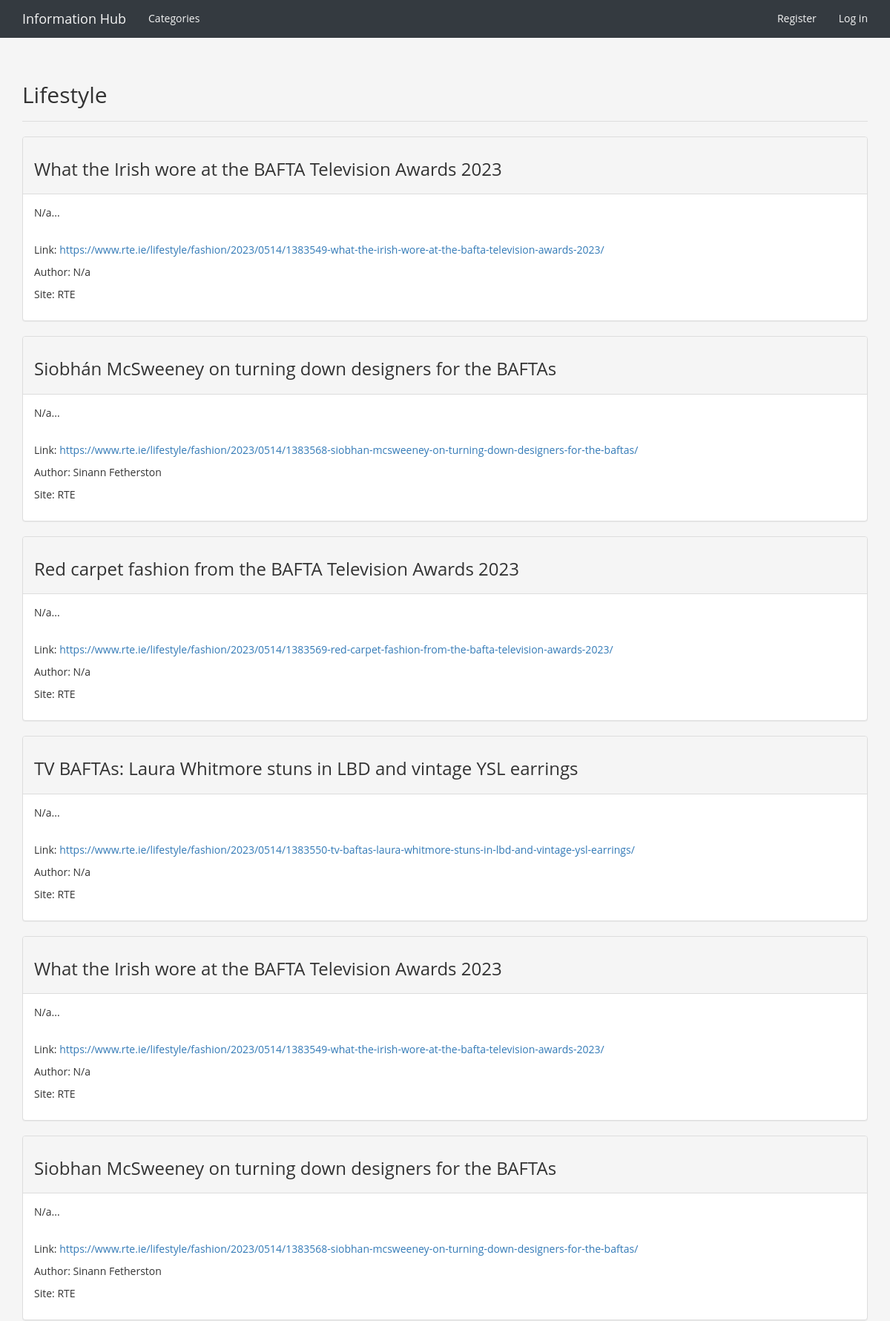
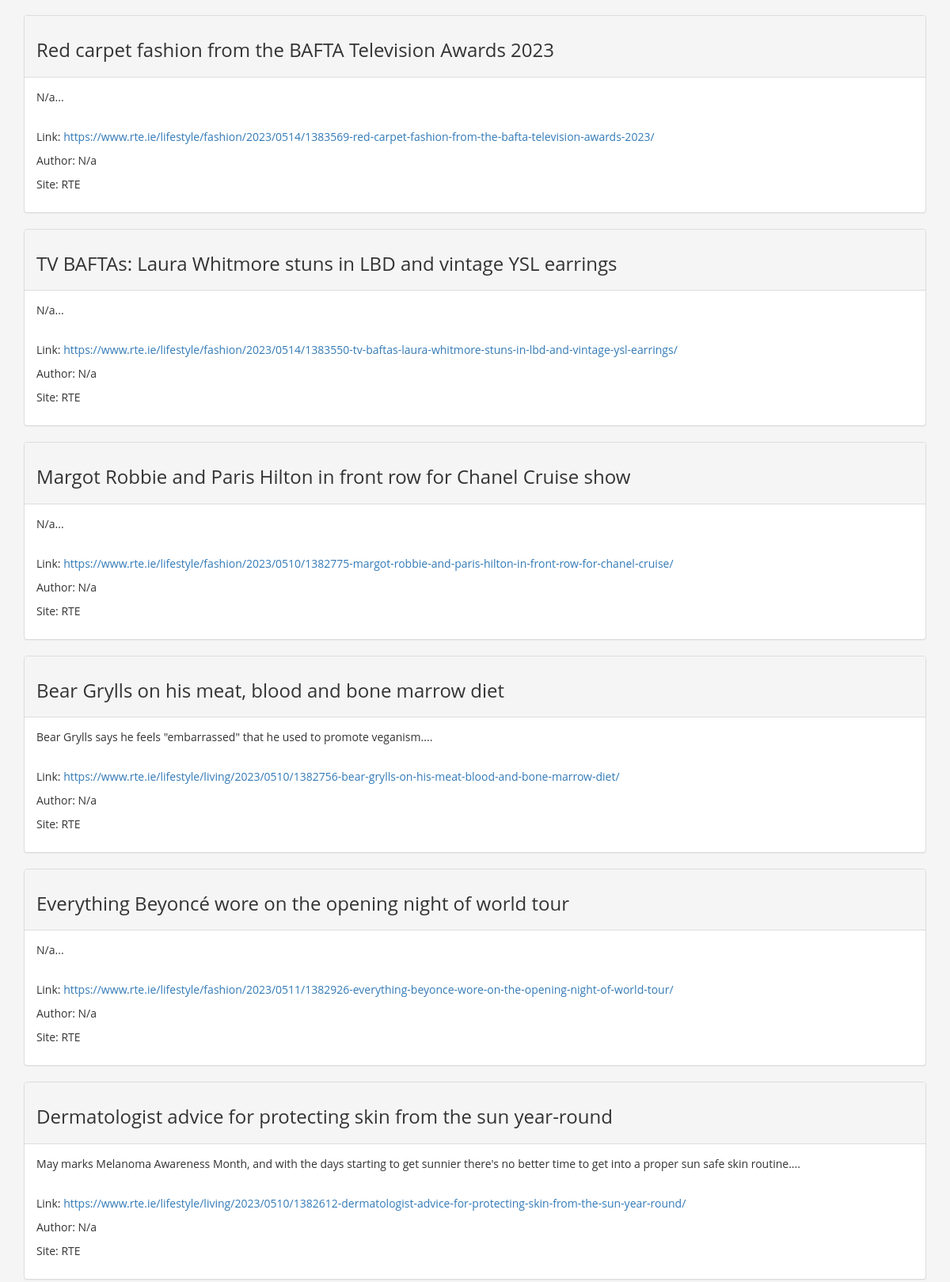
Screenshot of /categories/4/ (upper part) with the database file from the repository (2 pictures, top to bottom).
### info_hubs/models.py (models this page shows, shortened)
class Category(models.Model):
    text = models.CharField(max_length=200)
    date_added = models.DateTimeField(auto_now_add=True)
    class Meta:
        verbose_name_plural = 'categories'
    def __str__(self):
        return self.text

class Article(models.Model):
    category = models.ForeignKey(
        Category,
        on_delete=models.CASCADE
    )
    text = models.TextField()
    date_added = models.DateTimeField(auto_now_add=True)
    class Meta:
        verbose_name_plural = 'articles'
    def __str__(self):
        return self.text

### info_hubs/views.py (the view)
# urls.py: re_path('^categories/(?P<category_id>\d+)/$', views.category, name='category'),
def category(request, category_id):
    category = Category.objects.get(id=category_id)
    articles = category.article_set.order_by('-date_added')
    for article in articles:
        soup = BeautifulSoup(article.text, 'html.parser')
        headline = soup.find('h3')
        image = soup.find('a href')
        if headline:
            article.headline = headline.text
            article.text = str(soup).replace(str(headline), '')
        if image:
            article.image = image['href']
            article.text = str(soup).replace(str(image), '')
    context = {'category': category, 'articles': articles}
    return render(request, 'info_hubs/category.html', context)

### info_hubs/templates/info_hubs/category.html (shortened to what this page needs)
{% extends 'info_hubs/base.html' %}
{% block header %}
  <h2>{{ category }}</h2>
{% endblock header %}
{% block content %}
  {% for article in articles %}
      <div class="panel panel-default">
        <div class="panel-heading">
        <h3>
          {{ article.headline }}
        </h3>
      </div>
      <div class="panel-body">
        {{ article|safe }}
      </div>
    </div>
    {% empty %}
      There are no entries for this topic yet.
    {% endfor %}
{% endblock content %}

### info_hubs/templates/info_hubs/base.html (style rules this page uses)
body { background-color: #f5f5f5; font-family: 'Open Sans', sans-serif; }

### rows the page displays
Category: text "Lifestyle"
Article: headline "What the Irish wore at the BAFTA Television Awards 2023", text "N/a... Link: https://www.rte.ie/lifestyle/fashion/2023/0514/1383549-what-the-irish-wore-at-the-bafta-television-awards-2023/ Author: N/a Site: RTE"
Article: headline "Siobhán McSweeney on turning down designers for the BAFTAs", text "N/a... Link: https://www.rte.ie/lifestyle/fashion/2023/0514/1383568-siobhan-mcsweeney-on-turning-down-designers-for-the-baftas/ Author: Sinann Fetherston Site: RTE"
Article: headline "Red carpet fashion from the BAFTA Television Awards 2023", text "N/a... Link: https://www.rte.ie/lifestyle/fashion/2023/0514/1383569-red-carpet-fashion-from-the-bafta-television-awards-2023/ Author: N/a Site: RTE"
Article: headline "TV BAFTAs: Laura Whitmore stuns in LBD and vintage YSL earrings", text "N/a... Link: https://www.rte.ie/lifestyle/fashion/2023/0514/1383550-tv-baftas-laura-whitmore-stuns-in-lbd-and-vintage-ysl-earrings/ Author: N/a Site: RTE"
Article: headline "What the Irish wore at the BAFTA Television Awards 2023", text "N/a... Link: https://www.rte.ie/lifestyle/fashion/2023/0514/1383549-what-the-irish-wore-at-the-bafta-television-awards-2023/ Author: N/a Site: RTE"
Article: headline "Siobhan McSweeney on turning down designers for the BAFTAs", text "N/a... Link: https://www.rte.ie/lifestyle/fashion/2023/0514/1383568-siobhan-mcsweeney-on-turning-down-designers-for-the-baftas/ Author: Sinann Fetherston Site: RTE"
Article: headline "Red carpet fashion from the BAFTA Television Awards 2023", text "N/a... Link: https://www.rte.ie/lifestyle/fashion/2023/0514/1383569-red-carpet-fashion-from-the-bafta-television-awards-2023/ Author: N/a Site: RTE"
Article: headline "TV BAFTAs: Laura Whitmore stuns in LBD and vintage YSL earrings", text "N/a... Link: https://www.rte.ie/lifestyle/fashion/2023/0514/1383550-tv-baftas-laura-whitmore-stuns-in-lbd-and-vintage-ysl-earrings/ Author: N/a Site: RTE"
Article: headline "Margot Robbie and Paris Hilton in front row for Chanel Cruise show", text "N/a... Link: https://www.rte.ie/lifestyle/fashion/2023/0510/1382775-margot-robbie-and-paris-hilton-in-front-row-for-chanel-cruise/ Author: N/a Site: RTE"
Article: headline "Bear Grylls on his meat, blood and bone marrow diet", text "Bear Grylls says he feels \"embarrassed\" that he used to promote veganism.... Link: https://www.rte.ie/lifestyle/living/2023/0510/1382756-bear-grylls-on-his-meat-blood-and-bone-marrow-diet/ Author: N/a Site: RTE"
Article: headline "Everything Beyoncé wore on the opening night of world tour", text "N/a... Link: https://www.rte.ie/lifestyle/fashion/2023/0511/1382926-everything-beyonce-wore-on-the-opening-night-of-world-tour/ Author: N/a Site: RTE"
Article: headline "Dermatologist advice for protecting skin from the sun year-round", text "May marks Melanoma Awareness Month, and with the days starting to get sunnier there's no better time to get into a proper sun safe skin routine.... Link: https://www.rte.ie/lifestyle/living/2023/0510/1382612-dermatologist-advice-for-protecting-skin-from-the-sun-year-round/ Author: N/a Site: RTE"
